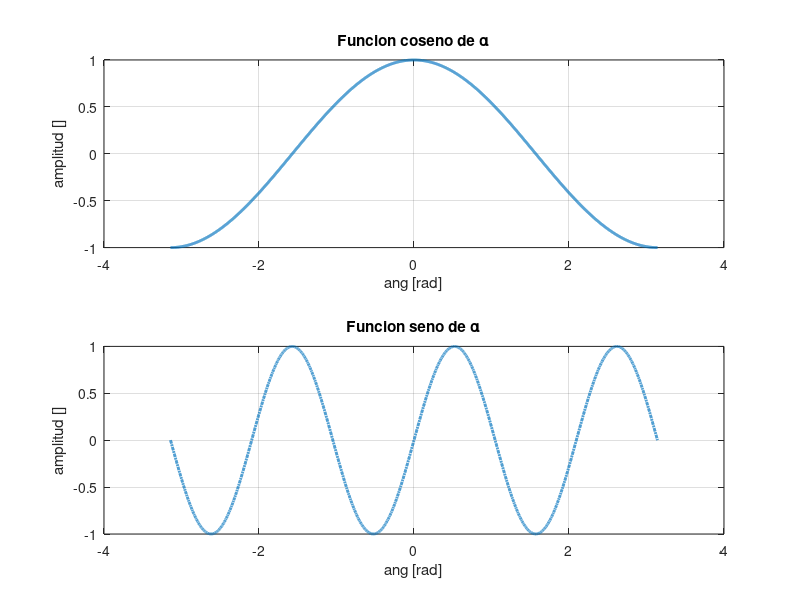

This figure's MATLAB source:
% PRIMEROS GRAFICOS
% Vamos a graficar las funciones seno y coseno
% de un angulo en el intervalo -pi, pi
close all; clear all; clc

% Generar vector que representa angulo alfa:
% v = vInicial : vPaso : vFinal;
alfaInicial = -pi;
alfaFinal = pi;
alfaPaso = 1e-3;

alfa = alfaInicial : alfaPaso : alfaFinal;

% Para llamar a un elemento del vector:
% vector(indice)}
% length(vector)

% Generar funciones cos(alfa) y seno(alfa):
cosAlfa = cos(alfa);
sinAlfa = sin(3 * alfa);

% Graficar:
% plot(ejeX1, ejeY1)
% plot(ejeX1, ejeY1, PARAMETROS1, ejeX2, ejeY2, PARAMETROS2)
%plot(alfa, cosAlfa);
%hold on;
%plot(alfa, sinAlfa);
plot(alfa, cosAlfa, '-.r', ...
     alfa, sinAlfa, 'linewidth', 2, ...
     alfa, cosAlfa + sinAlfa);

title('Funciones trigonometricas de \alpha')
xlabel('ang [rad]');
ylabel('amplitud');
legend('cos(\alpha)', 'sin(\alpha)', 'cos(\alpha) + sin(\alpha)');
grid;

% subplot (para tener distintos graficos en misma figura)
% subplot(filas, columnas, indice);
etiquetaEjeX = 'ang [rad]';
etiquetaEjeY = 'amplitud []';

subplot(2,1,1);   % (2 filas, 1 columna)
  plot(alfa, cosAlfa, 'linewidth', 2);
  grid
  xlabel(etiquetaEjeX);
  ylabel(etiquetaEjeY);
  title('Funcion coseno de \alpha');
subplot(2,1,2);
  plot(alfa, sinAlfa, '-.', 'linewidth', 2);
  grid
  xlabel(etiquetaEjeX);
  ylabel(etiquetaEjeY);
  title('Funcion seno de \alpha');

disp('Fin programa');
